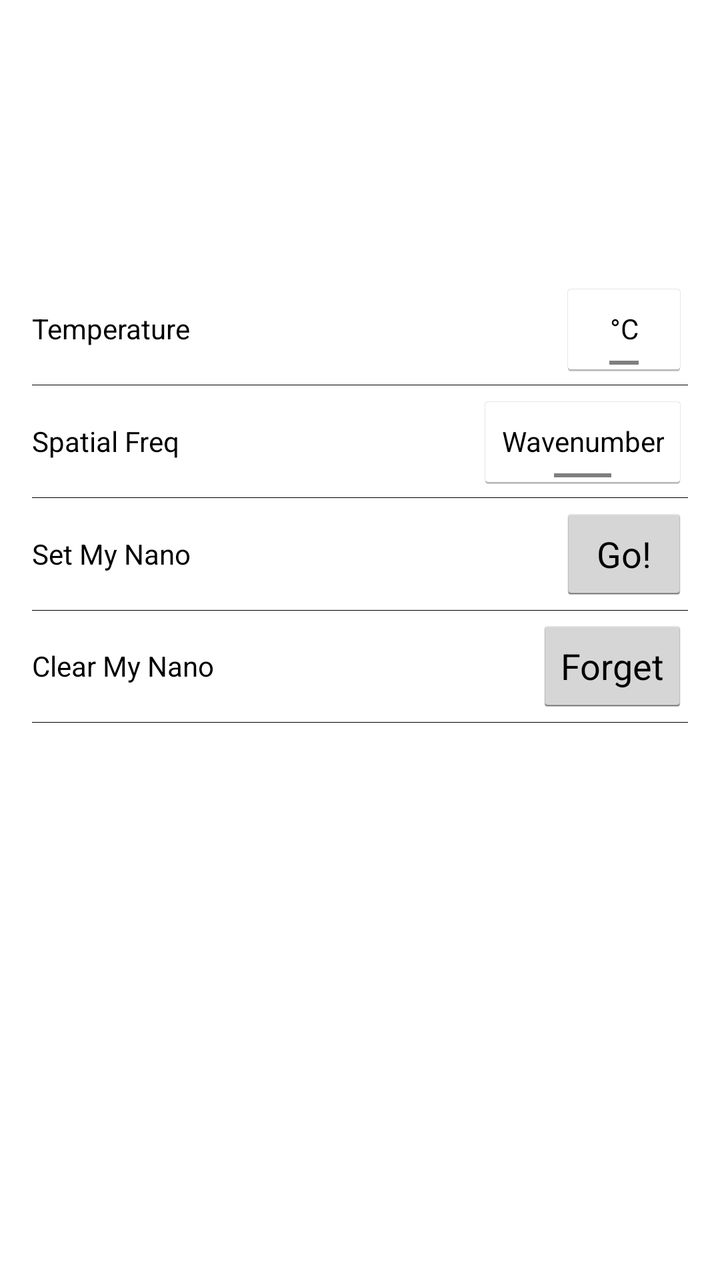
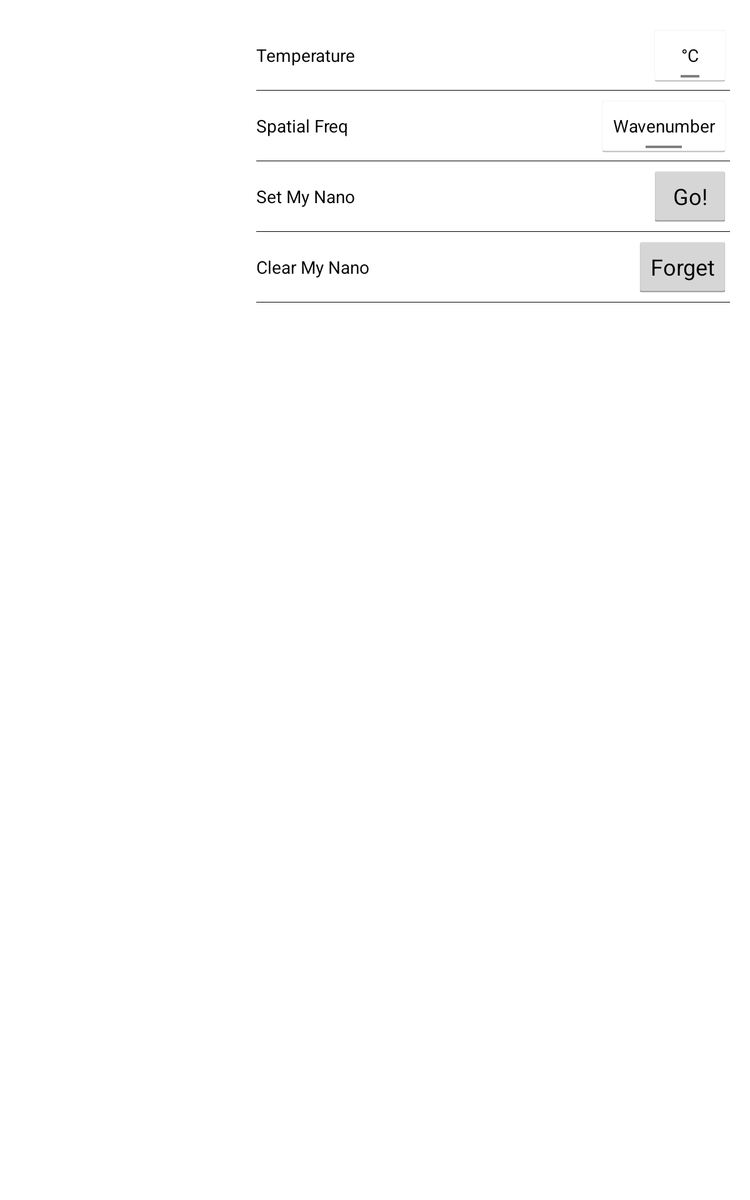

An Android layout and its configuration variant, each rendered on a device that would load it. The default file and the variant file are quoted in full after the pictures.
<!-- AndroidManifest.xml: activity theme AppTheme -->
<!-- res/layout/activity_settings.xml -->
<RelativeLayout xmlns:android="http://schemas.android.com/apk/res/android"
    xmlns:tools="http://schemas.android.com/tools"
    android:layout_width="match_parent"
    android:layout_height="match_parent"
    android:paddingBottom="@dimen/activity_vertical_margin"
    android:paddingLeft="@dimen/activity_horizontal_margin"
    android:paddingRight="@dimen/activity_horizontal_margin"
    android:paddingTop="@dimen/activity_vertical_margin"
    tools:context="com.kstechnologies.NanoScan.SettingsActivity">

    <LinearLayout
        android:id="@+id/ll_logo"
        android:layout_width="match_parent"
        android:layout_height="wrap_content"
        android:gravity="center_horizontal"
        android:orientation="vertical"
        tools:ignore="UseCompoundDrawables">

        <ImageView
            android:layout_width="@dimen/dip96"
            android:layout_height="@dimen/dip96"
            android:contentDescription="@string/desc_icon"
            android:src="@mipmap/ic_launcher" />

        <TextView
            android:id="@+id/tv_version"
            android:layout_width="wrap_content"
            android:layout_height="wrap_content"
            android:textAppearance="?android:attr/textAppearanceMedium"
            android:textColor="@color/black" />

    </LinearLayout>

    <RelativeLayout
        android:id="@+id/rl_temperature"
        android:layout_width="match_parent"
        android:layout_height="wrap_content"
        android:layout_below="@id/ll_logo"
        android:paddingTop="@dimen/dip8">

        <TextView
            android:layout_width="wrap_content"
            android:layout_height="wrap_content"
            android:layout_alignParentStart="true"
            android:layout_centerVertical="true"
            android:text="@string/temperature"
            android:textColor="@color/black" />

        <ToggleButton
            android:id="@+id/tb_temp"
            android:layout_width="wrap_content"
            android:layout_height="wrap_content"
            android:layout_alignParentEnd="true"
            android:layout_centerVertical="true"
            android:textOff="&#176;C"
            android:textOn="&#176;F" />

    </RelativeLayout>

    <View
        android:id="@+id/view_temp_divider"
        android:layout_width="match_parent"
        android:layout_height="@dimen/px1"
        android:layout_below="@id/rl_temperature"
        android:background="@color/black"/>

    <RelativeLayout
        android:id="@+id/rl_freq"
        android:layout_width="match_parent"
        android:layout_height="wrap_content"
        android:layout_below="@id/view_temp_divider"
        android:paddingTop="@dimen/dip8">

        <TextView
            android:layout_width="wrap_content"
            android:layout_height="wrap_content"
            android:layout_alignParentStart="true"
            android:layout_centerVertical="true"
            android:text="@string/spatial_freq"
            android:textColor="@color/black" />

        <ToggleButton
            android:id="@+id/tb_spatial"
            android:layout_width="wrap_content"
            android:layout_height="wrap_content"
            android:layout_alignParentEnd="true"
            android:layout_centerVertical="true"
            android:textOff="Wavenumber"
            android:textOn="Wavelength" />

    </RelativeLayout>

    <View
        android:id="@+id/view_freq_divider"
        android:layout_width="match_parent"
        android:layout_height="@dimen/px1"
        android:layout_below="@id/rl_freq"
        android:background="@color/black"/>

    <RelativeLayout
        android:id="@+id/rl_setNano"
        android:layout_width="match_parent"
        android:layout_height="wrap_content"
        android:layout_below="@id/view_freq_divider"
        android:paddingTop="@dimen/dip8">

        <Button
            android:id="@+id/btn_set"
            android:layout_width="wrap_content"
            android:layout_height="wrap_content"
            android:layout_alignParentEnd="true"
            android:layout_centerVertical="true"
            android:text="@string/go" />

        <TextView
            android:layout_width="wrap_content"
            android:layout_height="wrap_content"
            android:layout_alignParentStart="true"
            android:layout_centerVertical="true"
            android:layout_toStartOf="@id/btn_set"
            android:text="@string/set_nano"
            android:textColor="@color/black" />

        <TextView
            android:id="@+id/tv_pref_nano"
            android:layout_width="wrap_content"
            android:layout_height="wrap_content"
            android:layout_alignParentEnd="true"
            android:layout_centerVertical="true"
            android:visibility="invisible" />

    </RelativeLayout>

    <View
        android:id="@+id/view_set_divider"
        android:layout_width="match_parent"
        android:layout_height="@dimen/px1"
        android:layout_below="@id/rl_setNano"
        android:background="@color/black"/>

    <RelativeLayout
        android:id="@+id/rl_clearNano"
        android:layout_width="match_parent"
        android:layout_height="wrap_content"
        android:layout_below="@id/rl_setNano"
        android:paddingTop="@dimen/dip8">

        <Button
            android:id="@+id/btn_forget"
            android:layout_width="wrap_content"
            android:layout_height="wrap_content"
            android:layout_alignParentEnd="true"
            android:layout_centerVertical="true"
            android:text="@string/forget" />

        <TextView
            android:layout_width="wrap_content"
            android:layout_height="wrap_content"
            android:layout_alignParentStart="true"
            android:layout_centerVertical="true"
            android:layout_toStartOf="@id/btn_forget"
            android:text="@string/clear_nano"
            android:textColor="@color/black" />

    </RelativeLayout>

    <View
        android:id="@+id/view_clear_divider"
        android:layout_width="match_parent"
        android:layout_height="@dimen/px1"
        android:layout_below="@id/rl_clearNano"
        android:layout_marginBottom="@dimen/dip8"
        android:background="@color/black"/>

</RelativeLayout>
<!-- resources referenced by this layout -->
<resources>
  <dimen name="activity_horizontal_margin">16dp</dimen>
  <dimen name="activity_vertical_margin">16dp</dimen>
  <dimen name="dip8">8dp</dimen>
  <dimen name="dip96">96dp</dimen>
  <dimen name="px1">1px</dimen>
  <string name="clear_nano">Clear My Nano</string>
  <string name="desc_icon">App icon</string>
  <string name="forget">Forget</string>
  <string name="go">Go!</string>
  <string name="set_nano">Set My Nano</string>
  <string name="spatial_freq">Spatial Freq</string>
  <string name="temperature">Temperature</string>
  <style name="AppTheme" parent="android:Theme.Holo.Light.DarkActionBar">
          
          <item name="android:colorAccent">@color/kst_red</item>
          <item name="android:colorFocusedHighlight">@color/kst_red</item>
          <item name="android:colorControlActivated">@color/kst_red</item>
          <item name="android:colorControlNormal">@color/kst_red</item>
          <item name="android:navigationBarColor">@color/kst_red</item>
          <item name="android:color">@color/kst_red</item>
          <item name="android:colorPrimary">@color/kst_red</item>
      </style>
</resources>
<!-- res/layout-sw600dp/activity_settings.xml (the repository's variant of the layout above) -->
<!-- drawn on a 7-inch tablet held upright -->
<LinearLayout xmlns:android="http://schemas.android.com/apk/res/android"
    xmlns:tools="http://schemas.android.com/tools"
    android:layout_width="match_parent"
    android:layout_height="match_parent"
    android:orientation="horizontal"
    android:paddingBottom="@dimen/activity_vertical_margin"
    android:paddingLeft="@dimen/activity_horizontal_margin"
    android:paddingRight="@dimen/activity_horizontal_margin"
    android:paddingTop="@dimen/activity_vertical_margin"
    tools:context="com.kstechnologies.NanoScan.SettingsActivity">

    <LinearLayout
        android:id="@+id/ll_logo"
        android:layout_width="0dp"
        android:layout_height="wrap_content"
        android:layout_weight="1"
        android:orientation="vertical"
        tools:ignore="UseCompoundDrawables">

        
            
            
            
            

        <ImageView
            android:id="@+id/iv_info"
            android:layout_width="match_parent"
            android:layout_height="200dp"
            android:layout_marginBottom="@dimen/dip16"
            android:contentDescription="@string/desc_info"
            android:paddingEnd="@dimen/dip32"
            android:paddingStart="@dimen/dip32"
            android:layout_gravity="center_horizontal"
            android:src="@mipmap/ic_launcher" />

        <TextView
            android:id="@+id/tv_version"
            android:layout_width="wrap_content"
            android:layout_height="wrap_content"
            android:layout_gravity="center_horizontal"
            android:textAppearance="?android:attr/textAppearanceMedium"
            android:textColor="@color/black" />

    </LinearLayout>



    <LinearLayout
        android:layout_width="0dp"
        android:layout_height="wrap_content"
        android:orientation="vertical"
        android:layout_weight="2">

        <RelativeLayout
            android:id="@+id/rl_temperature"
            android:layout_width="match_parent"
            android:layout_height="wrap_content"
            android:layout_below="@id/ll_logo"
            android:paddingTop="@dimen/dip8">

            <TextView
                android:layout_width="wrap_content"
                android:layout_height="wrap_content"
                android:layout_alignParentStart="true"
                android:layout_centerVertical="true"
                android:text="@string/temperature"
                android:textColor="@color/black" />

            <ToggleButton
                android:id="@+id/tb_temp"
                android:layout_width="wrap_content"
                android:layout_height="wrap_content"
                android:layout_alignParentEnd="true"
                android:layout_centerVertical="true"
                android:textOff="&#176;C"
                android:textOn="&#176;F" />

        </RelativeLayout>

        <View
            android:id="@+id/view_temp_divider"
            android:layout_width="match_parent"
            android:layout_height="@dimen/px1"
            android:layout_below="@id/rl_temperature"
            android:background="@color/black" />

        <RelativeLayout
            android:id="@+id/rl_freq"
            android:layout_width="match_parent"
            android:layout_height="wrap_content"
            android:layout_below="@id/view_temp_divider"
            android:paddingTop="@dimen/dip8">

            <TextView
                android:layout_width="wrap_content"
                android:layout_height="wrap_content"
                android:layout_alignParentStart="true"
                android:layout_centerVertical="true"
                android:text="@string/spatial_freq"
                android:textColor="@color/black" />

            <ToggleButton
                android:id="@+id/tb_spatial"
                android:layout_width="wrap_content"
                android:layout_height="wrap_content"
                android:layout_alignParentEnd="true"
                android:layout_centerVertical="true"
                android:textOff="Wavenumber"
                android:textOn="Wavelength" />

        </RelativeLayout>

        <View
            android:id="@+id/view_freq_divider"
            android:layout_width="match_parent"
            android:layout_height="@dimen/px1"
            android:layout_below="@id/rl_freq"
            android:background="@color/black" />

        <RelativeLayout
            android:id="@+id/rl_setNano"
            android:layout_width="match_parent"
            android:layout_height="wrap_content"
            android:layout_below="@id/view_freq_divider"
            android:paddingTop="@dimen/dip8">

            <Button
                android:id="@+id/btn_set"
                android:layout_width="wrap_content"
                android:layout_height="wrap_content"
                android:layout_alignParentEnd="true"
                android:layout_centerVertical="true"
                android:text="@string/go" />

            <TextView
                android:layout_width="wrap_content"
                android:layout_height="wrap_content"
                android:layout_alignParentStart="true"
                android:layout_centerVertical="true"
                android:layout_toStartOf="@id/btn_set"
                android:text="@string/set_nano"
                android:textColor="@color/black" />

            <TextView
                android:id="@+id/tv_pref_nano"
                android:layout_width="wrap_content"
                android:layout_height="wrap_content"
                android:layout_alignParentEnd="true"
                android:layout_centerVertical="true"
                android:visibility="invisible" />

        </RelativeLayout>

        <View
            android:id="@+id/view_set_divider"
            android:layout_width="match_parent"
            android:layout_height="@dimen/px1"
            android:layout_below="@id/rl_setNano"
            android:background="@color/black" />

        <RelativeLayout
            android:id="@+id/rl_clearNano"
            android:layout_width="match_parent"
            android:layout_height="wrap_content"
            android:layout_below="@id/rl_setNano"
            android:paddingTop="@dimen/dip8">

            <Button
                android:id="@+id/btn_forget"
                android:layout_width="wrap_content"
                android:layout_height="wrap_content"
                android:layout_alignParentEnd="true"
                android:layout_centerVertical="true"
                android:text="@string/forget" />

            <TextView
                android:layout_width="wrap_content"
                android:layout_height="wrap_content"
                android:layout_alignParentStart="true"
                android:layout_centerVertical="true"
                android:layout_toStartOf="@id/btn_forget"
                android:text="@string/clear_nano"
                android:textColor="@color/black" />

        </RelativeLayout>

        <View
            android:id="@+id/view_clear_divider"
            android:layout_width="match_parent"
            android:layout_height="@dimen/px1"
            android:layout_below="@id/rl_clearNano"
            android:layout_marginBottom="@dimen/dip8"
            android:background="@color/black" />


    </LinearLayout>

</LinearLayout>
<!-- resources referenced by the variant -->
<!-- as a 7-inch tablet held upright resolves them -->
<resources>
  <dimen name="activity_horizontal_margin">16dp</dimen>
  <dimen name="activity_vertical_margin">16dp</dimen>
  <dimen name="dip16">16dp</dimen>
  <dimen name="dip32">32dp</dimen>
  <dimen name="dip8">8dp</dimen>
  <dimen name="px1">1px</dimen>
  <string name="clear_nano">Clear My Nano</string>
  <string name="desc_info">Info icon</string>
  <string name="forget">Forget</string>
  <string name="go">Go!</string>
  <string name="set_nano">Set My Nano</string>
  <string name="spatial_freq">Spatial Freq</string>
  <string name="temperature">Temperature</string>
  <style name="AppTheme" parent="android:Theme.Holo.Light.DarkActionBar">
          
          <item name="android:colorAccent">@color/kst_red</item>
          <item name="android:colorFocusedHighlight">@color/kst_red</item>
          <item name="android:colorControlActivated">@color/kst_red</item>
          <item name="android:colorControlNormal">@color/kst_red</item>
          <item name="android:navigationBarColor">@color/kst_red</item>
          <item name="android:color">@color/kst_red</item>
          <item name="android:colorPrimary">@color/kst_red</item>
      </style>
</resources>
